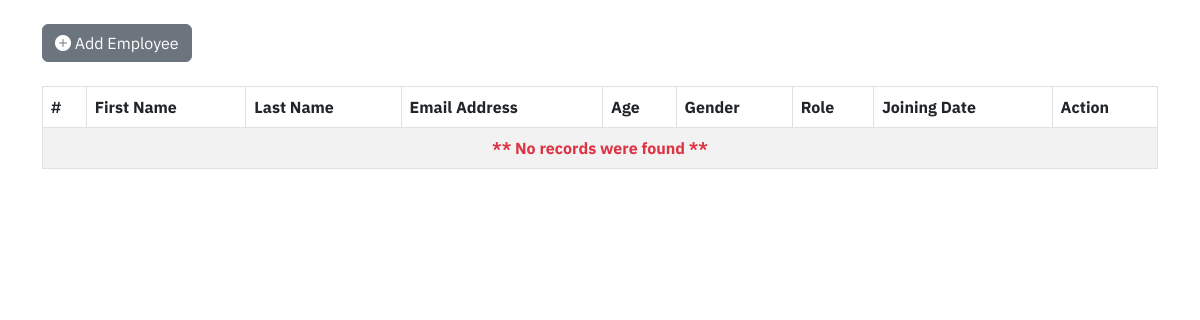
Before: / with the older database file.
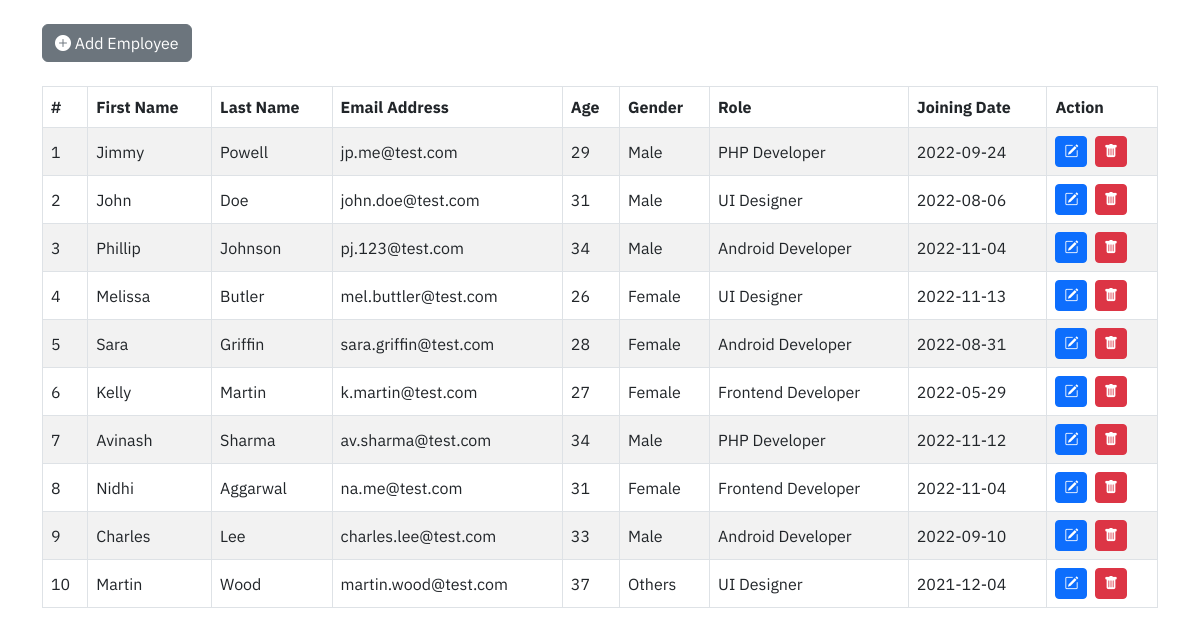
After: the same page with the newer database file.
### tables this page shows
CREATE TABLE `employees` (
  `id` int(11) NOT NULL,
  `first_name` varchar(30) NOT NULL,
  `last_name` varchar(30) NOT NULL,
  `email` varchar(50) NOT NULL,
  `age` int(11) NOT NULL,
  `gender` varchar(10) NOT NULL,
  `designation` varchar(20) NOT NULL,
  `joining_date` date NOT NULL
);

### index.php (the view, shortened to what this page needs)
<!DOCTYPE html>
<html lang="en">
<head>
  <link rel="stylesheet" href="https://cdn.jsdelivr.net/npm/bootstrap-icons@1.10.1/font/bootstrap-icons.css">
  <link href="https://cdn.jsdelivr.net/npm/bootstrap@5.2.2/dist/css/bootstrap.min.css" rel="stylesheet">
  <link rel="stylesheet" href="./style.css">
</head>
<body>
  <div class="container">
    <div class="py-4">
      <a href="./create.php" class="btn btn-secondary">
        <i class="bi bi-plus-circle-fill"></i> Add Employee
      </a>
    </div>
    <table class="table table-bordered table-striped align-middle">
      <thead>
        <tr>
          <th>#</th>
          <th>First Name</th>
          <th>Last Name</th>
          <th>Email Address</th>
          <th>Age</th>
          <th>Gender</th>
          <th>Role</th>
          <th>Joining Date</th>
          <th>Action</th>
        </tr>
      </thead>
      <tbody>
        <?php
        require_once "./config.php";
        $sql = "SELECT * FROM employees";
        if ($result = mysqli_query($link, $sql)) {
          if (mysqli_num_rows($result) > 0) {
            $rows = mysqli_fetch_all($result, MYSQLI_ASSOC);
            $count = 1;
            foreach ($rows as $row) { ?>
              <tr>
                <td><?= $count++; ?></td>
                <td><?= $row["first_name"]; ?></td>
                <td><?= $row["last_name"]; ?></td>
                <td><?= $row["email"]; ?></td>
                <td><?= $row["age"]; ?></td>
                <td><?= $row["gender"]; ?></td>
                <td><?= $row["designation"]; ?></td>
                <td><?= $row["joining_date"]; ?></td>
                <td>
                  <a href="./update.php?id=<?= $row["id"]; ?>" class="btn btn-primary btn-sm">
                    <i class="bi bi-pencil-square"></i>
                  </a>&nbsp;
                  <a href="./delete.php?id=<?= $row["id"]; ?>" class="btn btn-danger btn-sm">
                    <i class="bi bi-trash-fill"></i>
                  </a>
                </td>
              </tr>
            <?php
            }
          } else { ?>
            <tr>
              <td class="text-center text-danger fw-bold" colspan="9">** No records were found **</td>
            </tr>
        <?php
          }
        }
        ?>
      </tbody>
    </table>
  </div>
</body>
</html>

### style.css (style rules this page uses)
body { font-family: 'IBM Plex Sans', sans-serif; }

Changed rows visible on the page:
added employees: first_name "Jimmy", last_name "Powell", email "jp.me@test.com", age "29", gender "Male", designation "PHP Developer", joining_date "2022-09-24"
added employees: first_name "John", last_name "Doe", email "john.doe@test.com", age "31", gender "Male", designation "UI Designer", joining_date "2022-08-06"
added employees: first_name "Phillip", last_name "Johnson", email "pj.123@test.com", age "34", gender "Male", designation "Android Developer", joining_date "2022-11-04"
added employees: first_name "Melissa", last_name "Butler", email "mel.buttler@test.com", age "26", gender "Female", designation "UI Designer", joining_date "2022-11-13"
added employees: first_name "Sara", last_name "Griffin", email "sara.griffin@test.com", age "28", gender "Female", designation "Android Developer", joining_date "2022-08-31"
added employees: first_name "Kelly", last_name "Martin", email "k.martin@test.com", age "27", gender "Female", designation "Frontend Developer", joining_date "2022-05-29"
added employees: first_name "Avinash", last_name "Sharma", email "av.sharma@test.com", age "34", gender "Male", designation "PHP Developer", joining_date "2022-11-12"
added employees: first_name "Nidhi", last_name "Aggarwal", email "na.me@test.com", age "31", gender "Female", designation "Frontend Developer", joining_date "2022-11-04"
added employees: first_name "Charles", last_name "Lee", email "charles.lee@test.com", age "33", gender "Male", designation "Android Developer", joining_date "2022-09-10"
added employees: first_name "Martin", last_name "Wood", email "martin.wood@test.com", age "37", gender "Others", designation "UI Designer", joining_date "2021-12-04"
Other visible differences:
text no longer shown: "** No records were found **"
